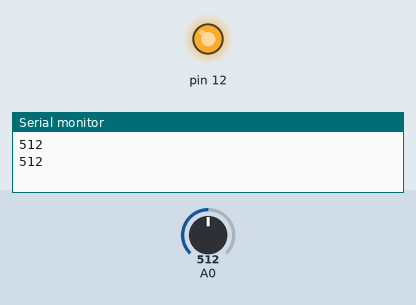
This sketch was run on a simulated Arduino Uno, built with avr-gcc and run on an emulated ATmega328P. On the bench: output pins drawn as LEDs (lit = HIGH), the last lines printed to the serial monitor. The inputs (shaded band) are chosen by the test bench; at power-on: A0 = 512.

Above: at 1.8 s.
1.9 s: A0 set to 104
3.4 s: A0 set to 89
At 4.9 s:
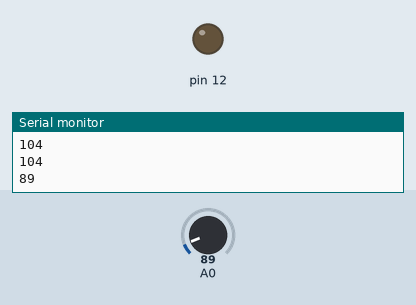
5.5 s: A0 set to 110
At 6.4 s:
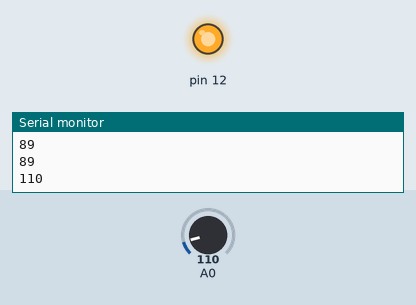
7.5 s: A0 set to 90
At 9.2 s:
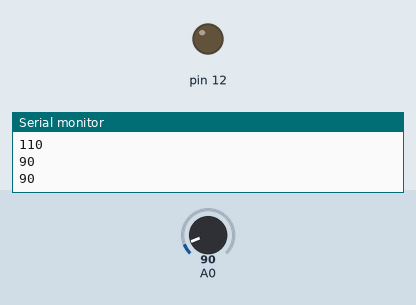
Timing chart, 0 to 10.5 s (numbered marks = the images above; inputs shaded):
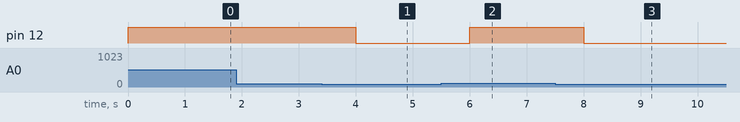

Measured:
- the behaviour switches between 100 and 99 on A0 (found by bisection; images 0 and 1)
- after the input at 3.4 s, pin 12: HIGH → LOW after 0.60 s
- after the input at 5.5 s, pin 12: LOW → HIGH after 0.50 s
- after the input at 7.5 s, pin 12: HIGH → LOW after 0.50 s

The sketch:

sketch_jun04a.ino
```cpp
int water; // присваиваем имя для значений с аналогового входа A0

void setup() // процедура setup
{
  pinMode(12, OUTPUT); // пин 12 со светодиодом будет выходом (англ. «output»)
  pinMode(A0, INPUT);  // к входу A0 подключим датчик (англ. «intput»)
  Serial.begin(9600);  // подключаем монитор порта
}

void loop() // процедура loop
{
  water = analogRead(A0); // переменная "water" находится в интервале от 0 до 1023

    if (water > 100) { digitalWrite(12, HIGH); } // включаем светодиод
    if (water < 100) { digitalWrite(12, LOW); }  // выключаем светодиод

  Serial.println(water); // выводим значение датчика на монитор
  delay(1000);           // задержка в одну секунду
}
```
